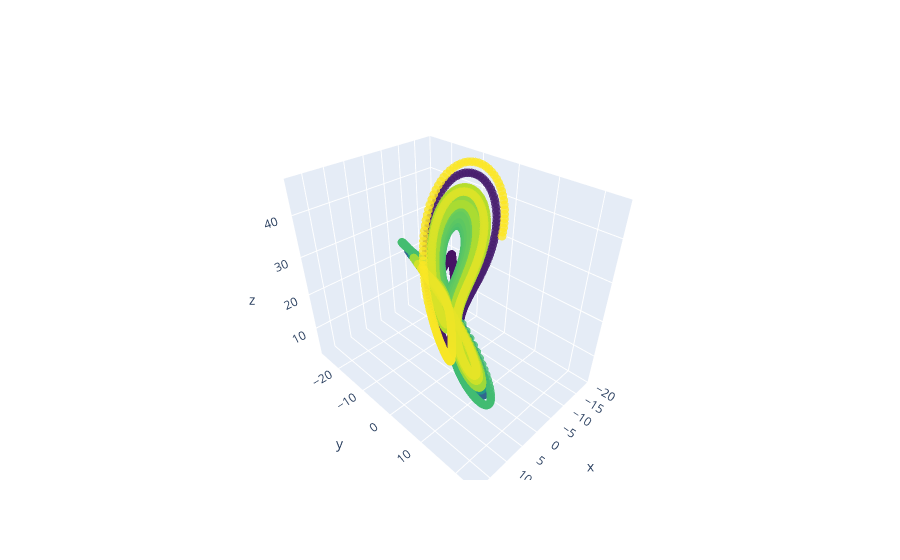

Notebook source saved alongside this figure:
### Code cell
import plotly.graph_objects as go
import numpy as np

points_before_break = 400
points_after_break = 10000
last_pt = l63[:,points_before_break-1]
skip_length = 100
next_pt = l63[:,points_before_break+skip_length]
center_pt = [-10,-10,26]
number_connecting1 = 100
number_connecting2 = number_connecting1
connecting_sequence1 = np.linspace(last_pt,center_pt,num=number_connecting1)
connecting_sequence2 = np.linspace(center_pt, next_pt, num=number_connecting2)

data = np.concat([l63[:,0:points_before_break].T, connecting_sequence1, connecting_sequence2, l63[:,points_before_break+skip_length:skip_length+points_after_break].T]).T
total_points = data.shape[1]

fig = go.Figure(data=[go.Scatter3d( x=data[0,:],
                                    y=data[1,:],
                                    z=data[2,:],
                                   mode='markers',
                                   marker=dict(
                                    size=3,
                                    color=np.linspace(0,total_points,total_points),                # set color to an array/list of desired values
                                    colorscale='Viridis',   # choose a colorscale
                                    opacity=0.8)
)
    ])
fig.show()

### Figure 1 — Plotly figure (JSON) as saved in the notebook; plotly's stock layout.template omitted (floating-point values rounded to 4 significant figures; data arrays with more than 128 entries replaced by an {"elided": "..."} marker saying what was removed)
{"data": [{"marker": {"color": {"elided": "10200 float values"}, "colorscale": [[0, "#440154"], [0.1111, "#482878"], [0.2222, "#3e4989"], [0.3333, "#31688e"], [0.4444, "#26828e"], [0.5556, "#1f9e89"], [0.6667, "#35b779"], [0.7778, "#6ece58"], [0.8889, "#b5de2b"], [1, "#fde725"]], "opacity": 0.8, "size": 3}, "mode": "markers", "type": "scatter3d", "x": {"elided": "10200 float values"}, "y": {"elided": "10200 float values"}, "z": {"elided": "10200 float values"}}], "layout": {}}
